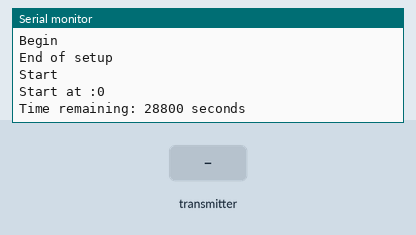
A sketch run on a simulated ESP8266 (NodeMCU). Parts: the last lines printed to the serial monitor. Inputs (shaded band) come from the test bench.

Above: at 1.2 s.
1.3 s: the transmitter starts sending a = 0
At 1.61 s:
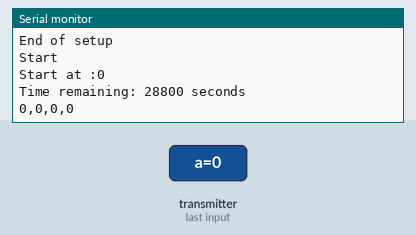
3.3 s: the transmitter starts sending b = 256
At 3.61 s:
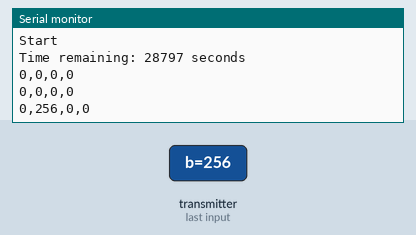
4.8 s: the transmitter starts sending c = 256
At 5.11 s:
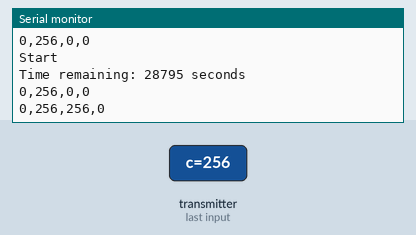
6.3 s: the transmitter starts sending d = 256
At 6.61 s:
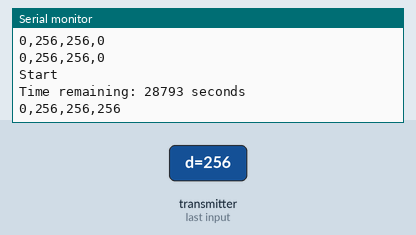
7.8 s: the transmitter starts sending a = 256
At 8.61 s:
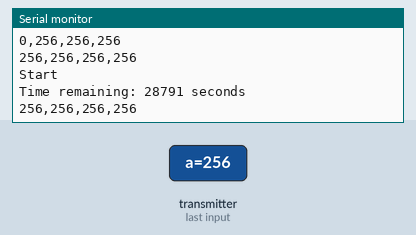
9.3 s: the transmitter starts sending b = 0
At 9.61 s:
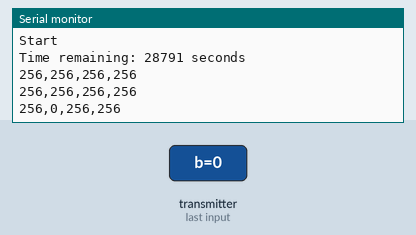
Timing chart, 0 to 11.8 s (numbered marks = the images above; inputs shaded):
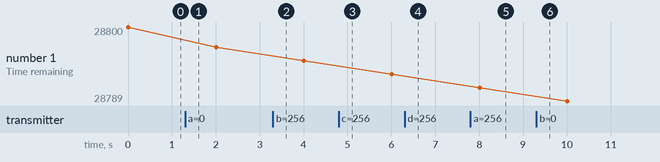

The sketch:

reciever_esp8266_copy.ino
```cpp
#include <ESP8266WiFi.h>
#include <espnow.h>

const int relayPin = 13;

// Structure example to receive data
// Must match the sender structure
typedef struct struct_message {
  int a;
  int b;
  int c;
  int d;
} struct_message;

// Create a struct_message called myData
struct_message myData;

// Callback function that will be executed when data is received
void OnDataRecv(uint8_t *mac, uint8_t *incomingData, uint8_t len) {
  memcpy(&myData, incomingData, sizeof(myData));
  Serial.print(myData.a);
  Serial.print(",");
  Serial.print(myData.b);
  Serial.print(",");
  Serial.print(myData.c);
  Serial.print(",");
  Serial.print(myData.d);
  Serial.println();
}

void setup() {
  // Initialize Serial Monitor
  Serial.begin(9600);
  Serial.println("Begin");

  // Set device as a Wi-Fi Station
  WiFi.mode(WIFI_STA);

  // Init ESP-NOW
  if (esp_now_init() != 0) {
    Serial.println("Error initializing ESP-NOW");
    return;
  }

  // Once ESPNow is successfully Init, we will register for recv CB to
  // get recv packer info
  esp_now_set_self_role(ESP_NOW_ROLE_SLAVE);
  esp_now_register_recv_cb(OnDataRecv);
  Serial.println("End of setup");
}
void loop() {
  Serial.println("Start");
  start();
}
void start() {
  // Perform tasks for 8 hours (28800 seconds)
  unsigned long startTime = millis();
  unsigned long duration = 8 * 60 * 60 * 1000; // 8 hours in milliseconds
  Serial.print("Start at :");
  Serial.println(startTime);
  while (millis() - startTime < duration) {
    unsigned long elapsedTime = millis() - startTime;
    unsigned long remainingTime = duration - elapsedTime;

    Serial.print("Time remaining: ");
    Serial.print(remainingTime / 1000); // Convert milliseconds to seconds
    Serial.println(" seconds");

    digitalWrite(relayPin, LOW);
    delay(1000); // Wait for 1 second
    performTasks();
    delay(1000); // Adjust delay based on your task execution time
    Serial.println("Start");
  }

  // Enter deep sleep for 16 hours
  Serial.println("Start");
  digitalWrite(relayPin, HIGH);
  delay(1000); // Wait for 1 second
  Serial.println("Start");
  ESP.deepSleep(16 * 60 * 60 * 1000000, WAKE_RF_DEFAULT); // Sleep for 16 hours
  Serial.println("Start");
  start();

  // Code below this line will not be executed
}

void performTasks() {
  // Check if there is any incoming data
  if (Serial.available() > 0) {
    // Read the incoming data
    while (Serial.available() > 0) {
      uint8_t data = Serial.read();
      // Process the incoming data as needed
    }
  }
  // Your other task code here
}
```

Measured:
- after the input at 1.3 s, the serial monitor: prints a new line at once (image 1)
- after the input at 3.3 s, the serial monitor: prints a new line at once (image 2)
- after the input at 4.8 s, the serial monitor: prints a new line at once (image 3)
- after the input at 6.3 s, the serial monitor: prints a new line at once (image 4)
- after the input at 7.8 s, the serial monitor: prints a new line at once (image 5)
- after the input at 9.3 s, the serial monitor: prints a new line at once (image 6)
